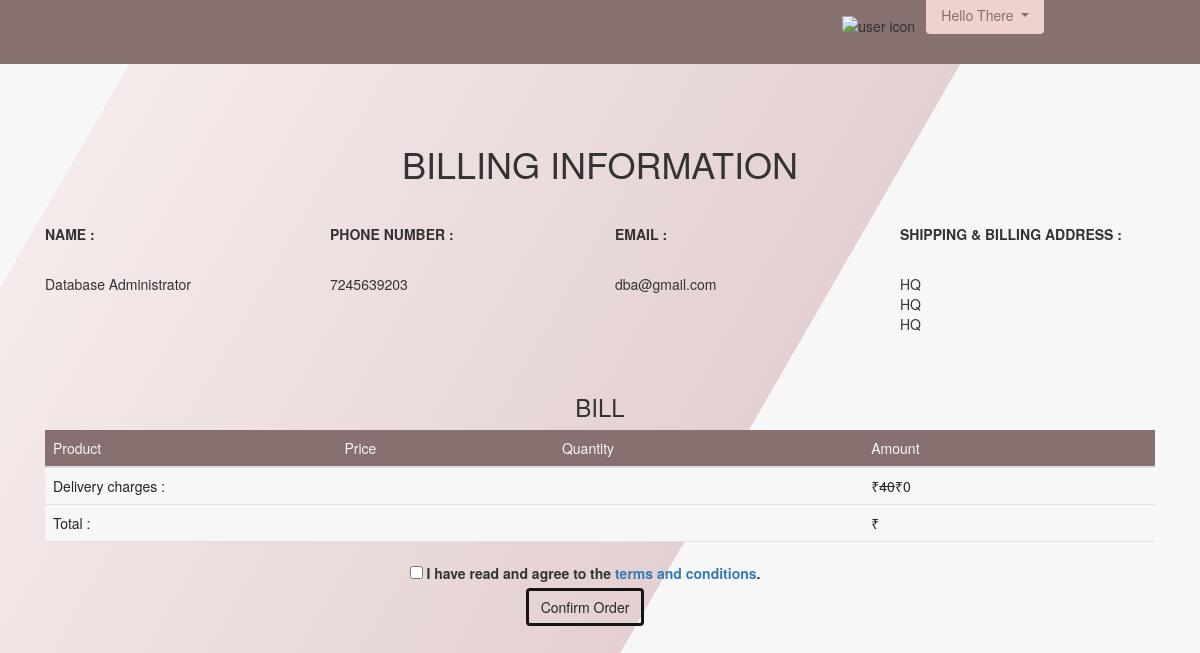
The app's page /cart.php with its own data.
### tables this page shows
CREATE TABLE `users` (
  `UID` int(11) NOT NULL,
  `User_name` varchar(50) DEFAULT NULL,
  `phone_number` bigint(20) DEFAULT NULL,
  `email` varchar(50) NOT NULL,
  `password` varchar(100) DEFAULT NULL,
  `Addr_l1` varchar(10) DEFAULT NULL,
  `Addr_l2` varchar(30) DEFAULT NULL,
  `Addr_l3` varchar(50) DEFAULT NULL
);

### cart.php (the view, shortened to what this page needs)
<?php
$host = "localhost";
$user = "root";
$pass = "";
$database = "STORE";
$conn = mysqli_connect($host,$user,$pass,$database);
if (!isset($_SESSION['UID'])) {
  $uid = 1;
} else {
  $uid = $_SESSION['UID'];
}
?>
<!DOCTYPE html>
<html lang="en">
<head>
  <link rel="stylesheet" type="text/css" href = "home1.css">
  <link rel="stylesheet" type="text/css" href = "cart.css">
  <link href="https://cdn.jsdelivr.net/npm/bootstrap@5.2.3/dist/css/bootstrap.min.css" rel="stylesheet">
  <link rel="stylesheet" href="https://cdnjs.cloudflare.com/ajax/libs/font-awesome/4.7.0/css/font-awesome.min.css">
  <link rel="stylesheet" href="https://maxcdn.bootstrapcdn.com/bootstrap/3.4.1/css/bootstrap.min.css">
</head>
<body>
      <div class="shift"></div>
    <nav id = "TopRibbon">
            <a href ="home1.php"><img id = 'logo' src="images/Llogo.jpg" alt=""></a>
            <div id="profile">
                <img src="images/user2.png" alt="user icon">
                <div class="dropdown" >
                    <button class="btn btn-primary dropdown-toggle" type="button" data-toggle="dropdown">
                    <?php
                        if(isset($_SESSION['UID'])){
                            $sql_fetch = "select * from users where uid = $uid";
                            $retval_fetch = mysqli_query($conn, $sql_fetch);
                            if (mysqli_num_rows($retval_fetch) > 0) {
                                $row_fetch = mysqli_fetch_assoc($retval_fetch);
                                echo $row_fetch['User_name'];
                            }
                        }
                        else{
                            echo"Hello There";
                        }
                    ?>
                    </button>
                </div>
            </div>
    </nav>
  <div class="container mt-5">
    <div class="row">
      <div class="col-sm-12" style="text-align: center;">
        <h1> BILLING INFORMATION </h1>
      </div>
    </div>
    <div class="row">
      <?php
      $conn = mysqli_connect("localhost", "root", "", "store");
      $sql = "Select * from users where uid=$uid";
      $retval = mysqli_query($conn, $sql);
      $row = mysqli_fetch_assoc($retval);?>
      <div class="col-sm-3">
        <p style="font-weight: bold;"> NAME : </p><br>
        <p> <?php echo  $row['User_name'] ?> </p>
      </div>
      <div class="col-sm-3">
        <p style="font-weight: bold;"> PHONE NUMBER : </p><br>
        <p> <?php echo  $row['phone_number'] ?> </p>
      </div>
      <div class="col-sm-3">
        <p style="font-weight: bold;"> EMAIL : </p><br>
        <p> <?php echo  $row['email'] ?> </p>
      </div>
      <div class="col-sm-3">
        <p style="font-weight: bold;"> SHIPPING & BILLING ADDRESS : </p><br>
        <p> <?php echo  $row['Addr_l1'] ?><br><?php echo  $row['Addr_l2'] ?><br><?php echo  $row['Addr_l3'] ?></p>
      </div>
    </div>
    <div class="row" style="padding-top: 30px;" >
      <div class="col-sm-12" >
          <h3 style="text-align: center;">BILL</h3>
      <div class="table-responsive">
          <table class="table table-hover ">
          <thead>
              <tr>
                  <th >Product</th>
                  <th >Price</th>
                  <th >Quantity</th>
                  <th >Amount</th>
              </tr>
          </thead>
          <tbody>
              <tr>
                <td colspan="3">Delivery charges : </td>
                <td><span>&#8377;</span><s>40</s><span>&#8377;</span>0</td>
              </tr>
              <tr>
                <td colspan="3">Total : </td>
                <td><span>&#8377;</span><?php echo $total_amt ?></td>
              </tr>
          </tbody>
          </table>
      </div>
    </div>
    <?php
      $sql5 = "SELECT count(*) as total from cart where uid=$uid";
      $retval5 = mysqli_query($conn, $sql5);
      if(mysqli_num_rows($retval5)>0) {
          $row5 = mysqli_fetch_assoc($retval5);
          global $total;
          $total = $row5['total'];
      }
      ?>
    <div class="row">
      <div class="col-sm-12" style="text-align: center;">
      <form action="checkout.php" method="post" onsubmit="<?php if($total == 0 || !isset($_POST['terms'])) { ?>return showLoginAlert();<?php } ?>">
        <label>
          <input type="checkbox" name="terms" id="terms" required>
          I have read and agree to the <a href="#" id="terms-link" target="_blank">terms and conditions</a>.
        </label>
        <br>
        <input class="btn submit-btn" type="submit" name="submit" value="Confirm Order">
      </form>
      </div>
    </div>
  </div>
</body>
</html>

### home1.css (style rules this page uses)
body { background-color: white; }
#TopRibbon { z-index: 12; top:0px; left:0px; width:100vw; height:8vh; margin:0px; padding:0px; position: fixed; background-color: #867070; box-shadow: 0px,2px,2px rgba(10,11,12,0.4); }
#profile { display: inline-block; align-items: center; position: fixed; top:1.7vh; right:20vw; }
#profile img { position: relative; height:5vh; width: 5vh; }
#profile .dropdown { position: relative; top:-5vh; left: 7vw; }
#profile .dropdown button { border: solid #efd2ce; background-color: #efd2ce; color:#867070; font-weight: 500; width:100%; }
.shift { position: relative; width:100%; height:8vh; }
input[type="submit"] { border:solid #151515; }
* { margin: 0; padding: 0; box-sizing: border-box; }
body { background: #f7f7f7; font-family: sans-serif; }

### cart.css (style rules this page uses)
html,body { background-image: linear-gradient(120deg, #f7f7f7 10%, #f5ebeb 10%, #e4d0d0 60%, #f5ebeb 10%,#f7f7f7 10%); background-attachment: fixed; height: 100%; background-position: center; background-repeat: no-repeat; background-size: cover; }
tr { background-color: #f7f7f7; }
table { border-radius:20px; }
.submit-btn { background-color: #867070; color:#f7f7f7; }
h1 { padding:30px; margin:10px; }
th { font-weight: normal; background-color: #867070; }
thead tr { background-color: #867070; color: #f7f7f7; }

### records on screen
users: User_name "Database Administrator", phone_number "7245639203", email "dba@gmail.com", Addr_l1 "HQ", Addr_l2 "HQ", Addr_l3 "HQ"
